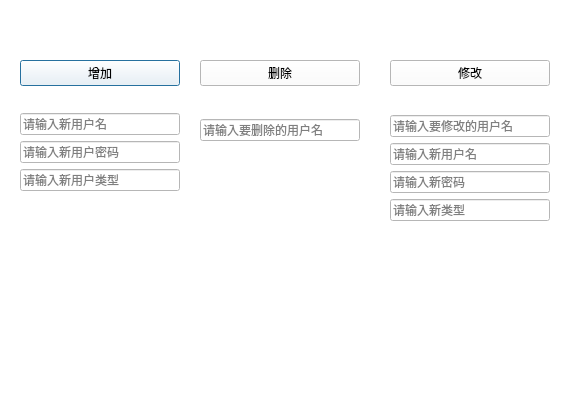
<?xml version="1.0" encoding="UTF-8"?>
<ui version="4.0">
 <class>AdminWindow</class>
 <widget class="QDialog" name="AdminWindow">
  <property name="geometry">
   <rect>
    <x>0</x>
    <y>0</y>
    <width>564</width>
    <height>394</height>
   </rect>
  </property>
  <property name="windowTitle">
   <string>管理员模式</string>
  </property>
  <property name="styleSheet">
   <string notr="true">background-color: rgb(255, 255, 255);</string>
  </property>
  <widget class="QWidget" name="verticalLayoutWidget">
   <property name="geometry">
    <rect>
     <x>20</x>
     <y>60</y>
     <width>160</width>
     <height>131</height>
    </rect>
   </property>
   <layout class="QVBoxLayout" name="AddverticalLayout">
    <item>
     <widget class="QPushButton" name="AddButton">
      <property name="text">
       <string>增加</string>
      </property>
     </widget>
    </item>
    <item>
     <spacer name="verticalSpacer">
      <property name="orientation">
       <enum>Qt::Vertical</enum>
      </property>
      <property name="sizeHint" stdset="0">
       <size>
        <width>20</width>
        <height>40</height>
       </size>
      </property>
     </spacer>
    </item>
    <item>
     <widget class="QLineEdit" name="AddName">
      <property name="styleSheet">
       <string notr="true"/>
      </property>
      <property name="text">
       <string/>
      </property>
      <property name="placeholderText">
       <string>请输入新用户名</string>
      </property>
     </widget>
    </item>
    <item>
     <widget class="QLineEdit" name="AddPassword">
      <property name="styleSheet">
       <string notr="true"/>
      </property>
      <property name="text">
       <string/>
      </property>
      <property name="placeholderText">
       <string>请输入新用户密码</string>
      </property>
     </widget>
    </item>
    <item>
     <widget class="QLineEdit" name="AddType">
      <property name="styleSheet">
       <string notr="true"/>
      </property>
      <property name="text">
       <string/>
      </property>
      <property name="placeholderText">
       <string>请输入新用户类型</string>
      </property>
     </widget>
    </item>
   </layout>
  </widget>
  <widget class="QWidget" name="verticalLayoutWidget_2">
   <property name="geometry">
    <rect>
     <x>200</x>
     <y>60</y>
     <width>160</width>
     <height>81</height>
    </rect>
   </property>
   <layout class="QVBoxLayout" name="DeleteverticalLayout">
    <item>
     <widget class="QPushButton" name="DeleteButton">
      <property name="text">
       <string>删除</string>
      </property>
     </widget>
    </item>
    <item>
     <spacer name="verticalSpacer_2">
      <property name="orientation">
       <enum>Qt::Vertical</enum>
      </property>
      <property name="sizeHint" stdset="0">
       <size>
        <width>0</width>
        <height>0</height>
       </size>
      </property>
     </spacer>
    </item>
    <item>
     <widget class="QLineEdit" name="DeleteName">
      <property name="styleSheet">
       <string notr="true"/>
      </property>
      <property name="text">
       <string/>
      </property>
      <property name="placeholderText">
       <string>请输入要删除的用户名</string>
      </property>
     </widget>
    </item>
   </layout>
  </widget>
  <widget class="QWidget" name="verticalLayoutWidget_3">
   <property name="geometry">
    <rect>
     <x>390</x>
     <y>60</y>
     <width>160</width>
     <height>161</height>
    </rect>
   </property>
   <layout class="QVBoxLayout" name="EditverticalLayout">
    <item>
     <widget class="QPushButton" name="EditButton">
      <property name="text">
       <string>修改</string>
      </property>
     </widget>
    </item>
    <item>
     <spacer name="verticalSpacer_3">
      <property name="orientation">
       <enum>Qt::Vertical</enum>
      </property>
      <property name="sizeHint" stdset="0">
       <size>
        <width>20</width>
        <height>40</height>
       </size>
      </property>
     </spacer>
    </item>
    <item>
     <widget class="QLineEdit" name="EditedName">
      <property name="styleSheet">
       <string notr="true"/>
      </property>
      <property name="text">
       <string/>
      </property>
      <property name="placeholderText">
       <string>请输入要修改的用户名</string>
      </property>
     </widget>
    </item>
    <item>
     <widget class="QLineEdit" name="EditName">
      <property name="styleSheet">
       <string notr="true"/>
      </property>
      <property name="text">
       <string/>
      </property>
      <property name="placeholderText">
       <string>请输入新用户名</string>
      </property>
     </widget>
    </item>
    <item>
     <widget class="QLineEdit" name="EditPassword">
      <property name="styleSheet">
       <string notr="true"/>
      </property>
      <property name="text">
       <string/>
      </property>
      <property name="placeholderText">
       <string>请输入新密码</string>
      </property>
     </widget>
    </item>
    <item>
     <widget class="QLineEdit" name="EditType">
      <property name="styleSheet">
       <string notr="true"/>
      </property>
      <property name="text">
       <string/>
      </property>
      <property name="placeholderText">
       <string>请输入新类型</string>
      </property>
     </widget>
    </item>
   </layout>
  </widget>
  <widget class="QLabel" name="label_2">
   <property name="geometry">
    <rect>
     <x>200</x>
     <y>170</y>
     <width>161</width>
     <height>171</height>
    </rect>
   </property>
   <property name="styleSheet">
    <string notr="true">image: url(:/new/prefix1/Logo.png);</string>
   </property>
   <property name="text">
    <string/>
   </property>
  </widget>
 </widget>
 <resources/>
 <connections/>
</ui>
